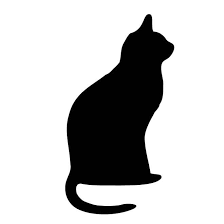
#> input picture cat.png, 224 x 224 px
$ python halftone.py
#> lines starting #> are read from the running program, lines starting #| are printed output that depends on the picture; after the words box and inside, x2 and y2 are one past the last pixel; in counts of white or black regions, pixels touching at a corner belong together
from PIL import Image, ImageDraw
import numpy as np

def load_img(img_path, scale=1):
    """ Load image from img_path with PIL module and resize

    The image is loaded with Gray-scale.
    Full color version is not available for now.
    Args:
      img_path: A file path of target image for halftone process
      scale : A resize scale value (Default : 1, original size)
    Returns:
      A numpy image array
    """
#> called with img_path = 'cat.png', scale = 2
    img = Image.open(img_path).convert('L')
    img = img.resize((int(img.width*scale), int(img.height*scale)))
#> img: PIL image 448x448 L
    np_img = np.asarray(img)

    return np_img

def draw_halftone(np_img, dot_size=10, bg_color='white'):
    """ Draw halftone image from input image
    Args:
      np_img: A numpy image array which will be halftone processed
      dot_size : A size of halftone dot
      bg_color : A background color (white or black), dot color depends on this bg color
    Returns:
      A PIL image with halftone process
    """
#> called with dot_size = 10, bg_color = 'white'

    width, height = np_img.shape
#> width = 448; height = 448

    if bg_color == 'black':
        dot_color = 255 # dot color is white
    elif bg_color == 'white':
        dot_color = 0 # dot color is black
    else:
        raise "I'm sorry, only black or white is available for bg_color."

    new_img = Image.new('L', (height, width), bg_color) # PIL image format is (height, width)
#> new_img: PIL image 448x448 L; every value is 255
    draw = ImageDraw.Draw(new_img) # A new canvas for halftone process

    for i in range(0, width, dot_size):
        start = dot_size//2 if i%(dot_size*2) else 0 # For hexagonal dotting

        for j in range(start, height, dot_size):
            intensity = (np.mean(np_img[i:i+dot_size, j:j+dot_size])/255) # halftone dot size is determined by mean of box intensity
            if bg_color=='white':
                intensity = 1 - intensity # if backgrond color is white (dot color is black), intensity needs to inverse

            r = int((dot_size * intensity) ** .5)

            draw.ellipse([(j+dot_size//2)-r, (i+dot_size//2)-r, (j+dot_size//2)+r, (i+dot_size//2)+r], fill=dot_color)

    return new_img

def save_img(new_img, img_path):
    new_img.save(img_path)


if __name__ == '__main__':
    np_img = load_img('cat.png', 2)

    new_img = draw_halftone(np_img, bg_color='white')
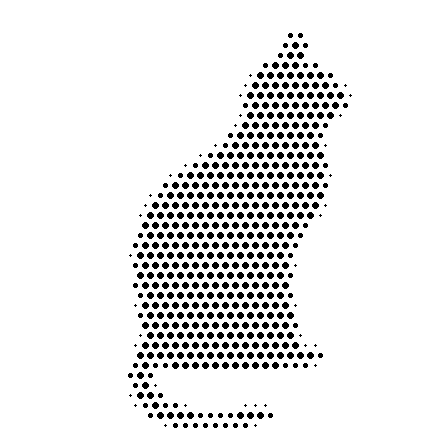
#> new_img: PIL image 448x448 L; 91.6% white; 516 black regions (38 under 20 px), largest, box (x1, y1, x2, y2) and area: (292, 42, 299, 49) 37, (287, 52, 294, 59) 37, (297, 52, 304, 59) 37
    save_img(new_img, 'halftone_cat_w.jpg')

    new_img = draw_halftone(np_img, bg_color='black')
#> in draw_halftone (call 2), `new_img = Image.new('L', (height, width), bg_color)`: new_img: PIL image 448x448 L; every value is 0
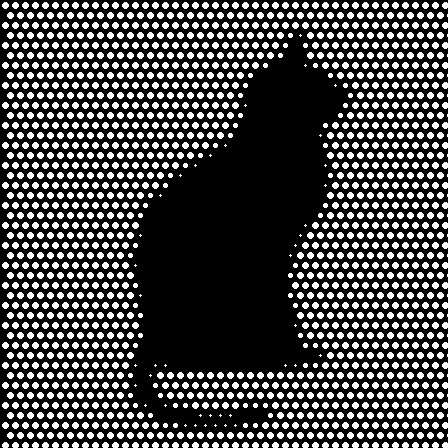
#> new_img: PIL image 448x448 L; 28.1% white; 1611 white regions (62 under 20 px), largest, box (x1, y1, x2, y2) and area: (2, 2, 9, 9) 37, (12, 2, 19, 9) 37, (22, 2, 29, 9) 37
    save_img(new_img, 'halftone_cat_b.jpg')
